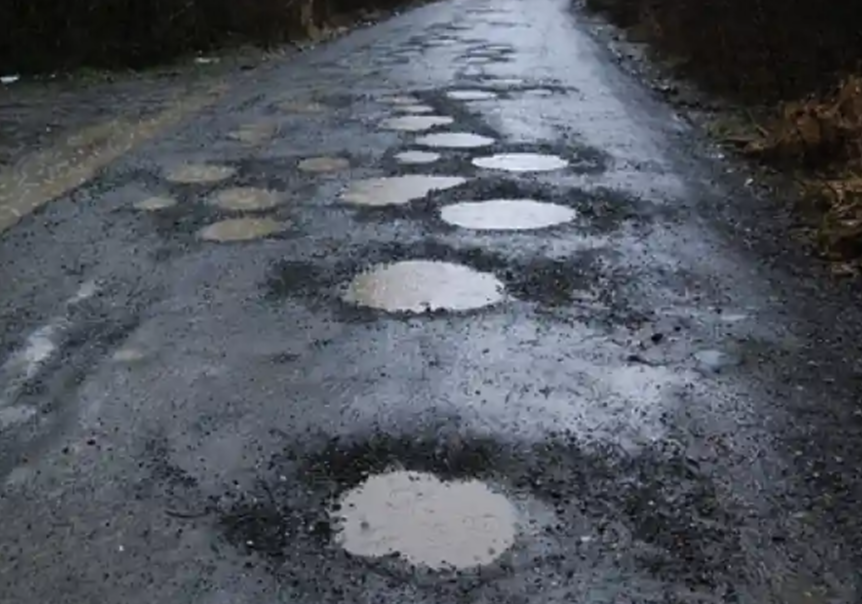
#> input picture api/ss.png, 862 x 604 px, found by its file name
$ python visualize.py
#> lines starting #> are read from the running program, lines starting #| are printed output that depends on the picture
import cv2
import matplotlib.pyplot as plt
import json


detection_results = {
    "detections": [
        {"class": "pothole", "confidence": 0.805, "x1": 513, "x2": 684, "y1": 331, "y2": 387},
        {"class": "pothole", "confidence": 0.767, "x1": 608, "x2": 754, "y1": 268, "y2": 305},
        {"class": "pothole", "confidence": 0.765, "x1": 0, "x2": 408, "y1": 160, "y2": 413},
        # Add more detections...
    ]
}


image_path = r"D:\yolo_v8_ver2\api\ss.png"
image = cv2.imread(image_path)
#> image is the input picture: shape (604, 862, 3); mean B, G, R 94.4, 86.2, 81.4
image = cv2.cvtColor(image, cv2.COLOR_BGR2RGB)


for detection in detection_results["detections"]:
    x1, y1, x2, y2 = detection["x1"], detection["y1"], detection["x2"], detection["y2"]
    confidence = detection["confidence"]


    cv2.rectangle(image, (x1, y1), (x2, y2), (255, 0, 0), 2)


    label = f"{detection['class']} {confidence:.2f}"
    cv2.putText(image, label, (x1, y1 - 10), cv2.FONT_HERSHEY_SIMPLEX, 0.5, (255, 0, 0), 2)
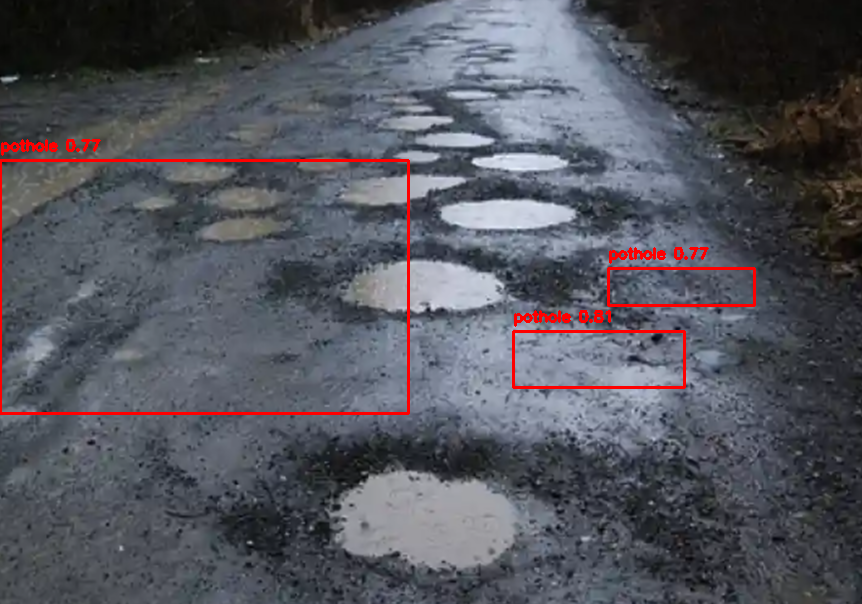
#> image: shape (604, 862, 3); mean R, G, B 83.9, 84.5, 92.6


plt.figure(figsize=(10, 6))
plt.imshow(image)
plt.axis("off")
plt.show()
